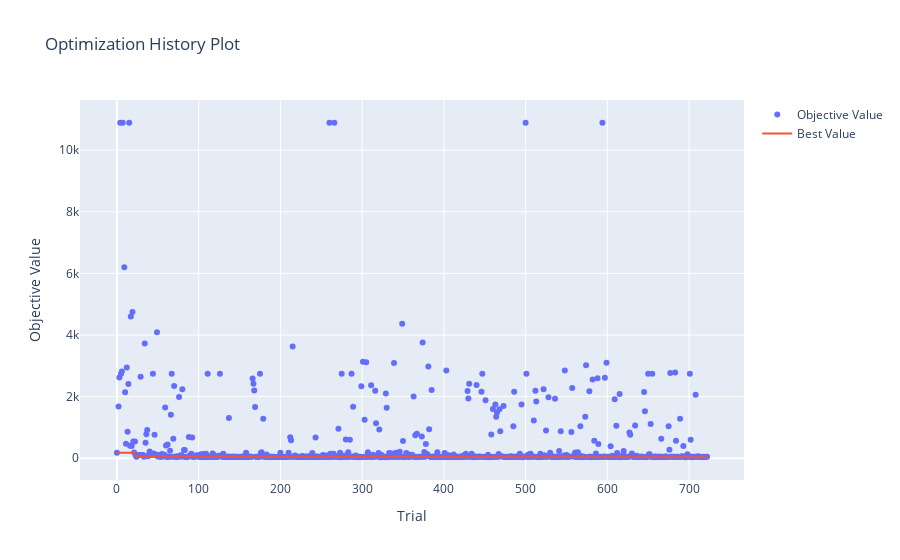

Write notebook code for a chart like this one.
### Code cell
print(study.study_name)
valid_trials = [t for t in study.trials if t.value is not None]
top_3_trials = sorted(valid_trials, key=lambda t: t.value)[:10]
for i, trial in enumerate(top_3_trials):
    print(f"\nTrial {i+1}:")
    print("Params:", trial.params)
    print("Value:", trial.value)
print("---------------------------------------","\n")
print("Best Result:", study.best_value)

vis.plot_optimization_history(study)

### Figure 1 — Plotly figure (JSON) as saved in the notebook; plotly's stock layout.template omitted (floating-point values rounded to 4 significant figures; data arrays with more than 128 entries replaced by an {"elided": "..."} marker saying what was removed)
{"data": [{"mode": "markers", "name": "Objective Value", "type": "scatter", "x": {"elided": "723 int values"}, "y": {"elided": "723 float values"}}, {"mode": "lines", "name": "Best Value", "type": "scatter", "x": {"elided": "724 int values"}, "y": {"elided": "724 float values"}}, {"marker": {"color": "#cccccc"}, "mode": "markers", "name": "Infeasible Trial", "showlegend": false, "type": "scatter", "x": [], "y": []}], "layout": {"title": {"text": "Optimization History Plot"}, "xaxis": {"title": {"text": "Trial"}}, "yaxis": {"title": {"text": "Objective Value"}}}}
